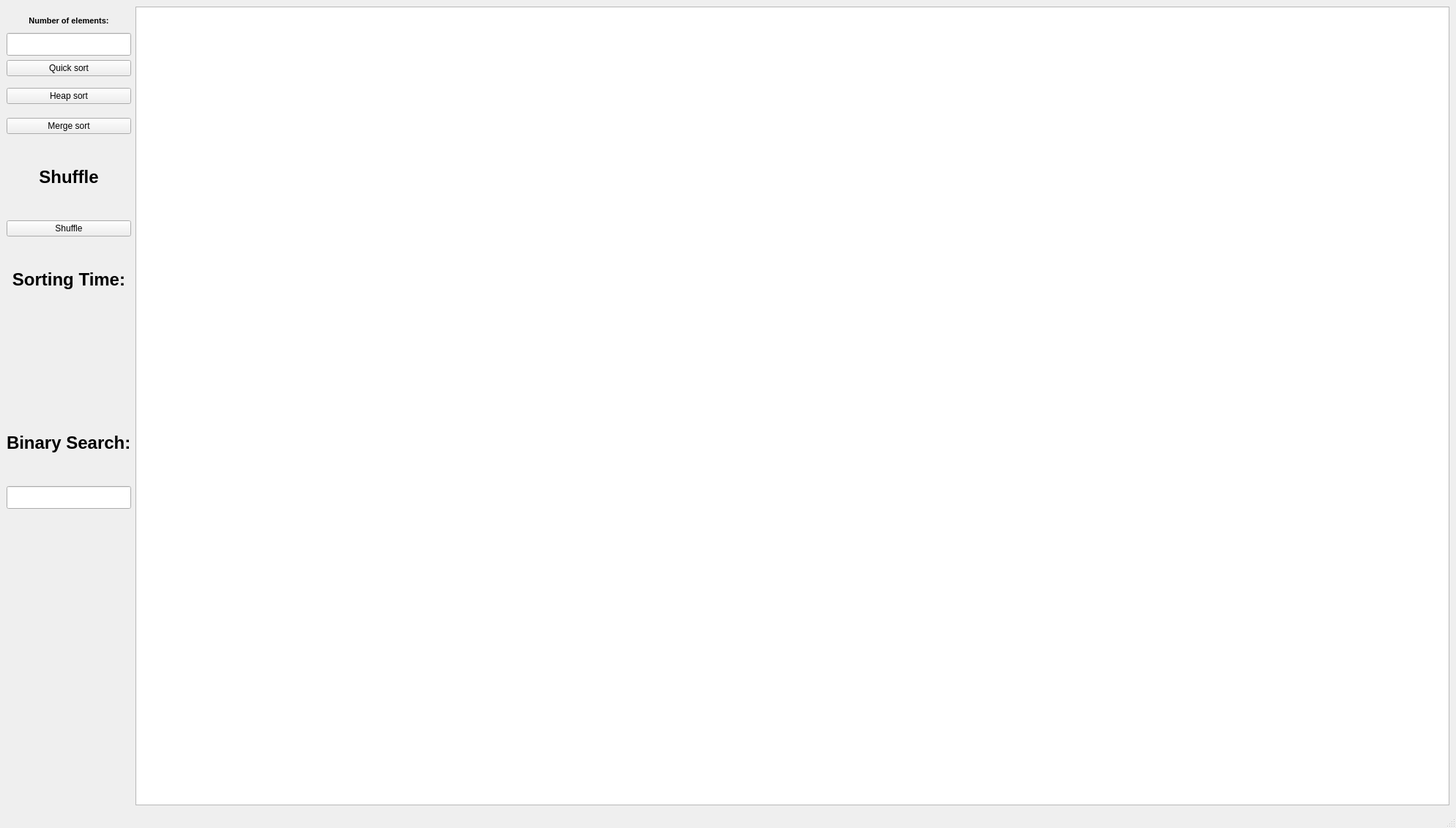
<?xml version="1.0" encoding="UTF-8"?>
<ui version="4.0">
 <class>MainWindow</class>
 <widget class="QMainWindow" name="MainWindow">
  <property name="geometry">
   <rect>
    <x>0</x>
    <y>0</y>
    <width>1988</width>
    <height>1131</height>
   </rect>
  </property>
  <property name="windowTitle">
   <string>MainWindow</string>
  </property>
  <widget class="QWidget" name="centralwidget">
   <layout class="QGridLayout" name="gridLayout">
    <item row="0" column="0">
     <layout class="QFormLayout" name="formLayout">
      <item row="0" column="1">
       <widget class="QGraphicsView" name="graphicsView">
        <property name="minimumSize">
         <size>
          <width>755</width>
          <height>545</height>
         </size>
        </property>
       </widget>
      </item>
      <item row="0" column="0">
       <layout class="QVBoxLayout" name="verticalLayout">
        <item>
         <spacer name="verticalSpacer_3">
          <property name="orientation">
           <enum>Qt::Vertical</enum>
          </property>
          <property name="sizeType">
           <enum>QSizePolicy::Fixed</enum>
          </property>
          <property name="sizeHint" stdset="0">
           <size>
            <width>20</width>
            <height>10</height>
           </size>
          </property>
         </spacer>
        </item>
        <item>
         <widget class="QLabel" name="label">
          <property name="maximumSize">
           <size>
            <width>181</width>
            <height>20</height>
           </size>
          </property>
          <property name="text">
           <string>&lt;html&gt;&lt;head/&gt;&lt;body&gt;&lt;p align=&quot;center&quot;&gt;&lt;span style=&quot; font-size:8pt; font-weight:704;&quot;&gt;Number of elements:&lt;/span&gt;&lt;/p&gt;&lt;/body&gt;&lt;/html&gt;</string>
          </property>
         </widget>
        </item>
        <item>
         <widget class="QLineEdit" name="line_size">
          <property name="minimumSize">
           <size>
            <width>0</width>
            <height>31</height>
           </size>
          </property>
          <property name="maximumSize">
           <size>
            <width>16777215</width>
            <height>31</height>
           </size>
          </property>
          <property name="text">
           <string/>
          </property>
         </widget>
        </item>
        <item>
         <widget class="QPushButton" name="pushButton_QuickSort">
          <property name="text">
           <string>Quick sort</string>
          </property>
         </widget>
        </item>
        <item>
         <spacer name="verticalSpacer_2">
          <property name="orientation">
           <enum>Qt::Vertical</enum>
          </property>
          <property name="sizeType">
           <enum>QSizePolicy::Fixed</enum>
          </property>
          <property name="sizeHint" stdset="0">
           <size>
            <width>20</width>
            <height>10</height>
           </size>
          </property>
         </spacer>
        </item>
        <item>
         <widget class="QPushButton" name="pushButton_HeapSort">
          <property name="text">
           <string>Heap sort</string>
          </property>
         </widget>
        </item>
        <item>
         <spacer name="verticalSpacer_4">
          <property name="orientation">
           <enum>Qt::Vertical</enum>
          </property>
          <property name="sizeType">
           <enum>QSizePolicy::Fixed</enum>
          </property>
          <property name="sizeHint" stdset="0">
           <size>
            <width>20</width>
            <height>13</height>
           </size>
          </property>
         </spacer>
        </item>
        <item>
         <widget class="QPushButton" name="pushButton_MergeSort">
          <property name="text">
           <string>Merge sort</string>
          </property>
         </widget>
        </item>
        <item>
         <widget class="QLabel" name="label_2">
          <property name="text">
           <string>&lt;html&gt;&lt;head/&gt;&lt;body&gt;&lt;p align=&quot;center&quot;&gt;&lt;span style=&quot; font-size:18pt; font-weight:700;&quot;&gt;Shuffle&lt;/span&gt;&lt;/p&gt;&lt;/body&gt;&lt;/html&gt;</string>
          </property>
         </widget>
        </item>
        <item>
         <widget class="QPushButton" name="pushButton_Shuffle">
          <property name="text">
           <string>Shuffle</string>
          </property>
         </widget>
        </item>
        <item>
         <widget class="QLabel" name="label_3">
          <property name="text">
           <string>&lt;html&gt;&lt;head/&gt;&lt;body&gt;&lt;p align=&quot;center&quot;&gt;&lt;span style=&quot; font-size:18pt; font-weight:700;&quot;&gt;Sorting Time:&lt;/span&gt;&lt;/p&gt;&lt;/body&gt;&lt;/html&gt;</string>
          </property>
         </widget>
        </item>
        <item>
         <widget class="QLabel" name="labelTime">
          <property name="text">
           <string/>
          </property>
         </widget>
        </item>
        <item>
         <widget class="QLabel" name="label_4">
          <property name="text">
           <string>&lt;html&gt;&lt;head/&gt;&lt;body&gt;&lt;p&gt;&lt;span style=&quot; font-size:18pt; font-weight:700;&quot;&gt;Binary Search:&lt;/span&gt;&lt;/p&gt;&lt;/body&gt;&lt;/html&gt;</string>
          </property>
         </widget>
        </item>
        <item>
         <widget class="QLineEdit" name="line_search">
          <property name="minimumSize">
           <size>
            <width>0</width>
            <height>31</height>
           </size>
          </property>
          <property name="maximumSize">
           <size>
            <width>16777215</width>
            <height>31</height>
           </size>
          </property>
         </widget>
        </item>
        <item>
         <widget class="QLabel" name="label_answer">
          <property name="maximumSize">
           <size>
            <width>327</width>
            <height>75</height>
           </size>
          </property>
          <property name="text">
           <string/>
          </property>
         </widget>
        </item>
        <item>
         <spacer name="verticalSpacer">
          <property name="orientation">
           <enum>Qt::Vertical</enum>
          </property>
          <property name="sizeType">
           <enum>QSizePolicy::Preferred</enum>
          </property>
          <property name="sizeHint" stdset="0">
           <size>
            <width>40</width>
            <height>150</height>
           </size>
          </property>
         </spacer>
        </item>
       </layout>
      </item>
     </layout>
    </item>
   </layout>
  </widget>
  <widget class="QMenuBar" name="menubar">
   <property name="geometry">
    <rect>
     <x>0</x>
     <y>0</y>
     <width>1988</width>
     <height>39</height>
    </rect>
   </property>
  </widget>
  <widget class="QStatusBar" name="statusbar"/>
 </widget>
 <resources/>
 <connections/>
</ui>
